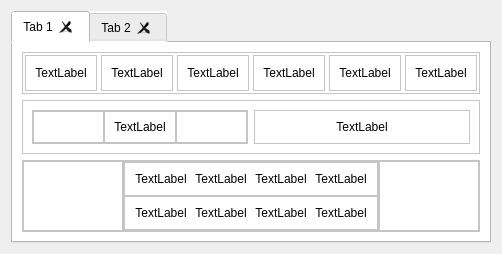
               <widget class="QWidget" name="anal">
                <layout class="QVBoxLayout" name="verticalLayout_7">
                 <item>
                  <widget class="QTabWidget" name="tabWidget">
                   <property name="styleSheet">
                    <string notr="true">background-color: rgb(255, 255, 255);</string>
                   </property>
                   <property name="tabPosition">
                    <enum>QTabWidget::North</enum>
                   </property>
                   <property name="tabShape">
                    <enum>QTabWidget::Rounded</enum>
                   </property>
                   <property name="currentIndex">
                    <number>0</number>
                   </property>
                   <property name="usesScrollButtons">
                    <bool>true</bool>
                   </property>
                   <property name="documentMode">
                    <bool>false</bool>
                   </property>
                   <property name="tabsClosable">
                    <bool>true</bool>
                   </property>
                   <property name="movable">
                    <bool>true</bool>
                   </property>
                   <widget class="QWidget" name="tab">
                    <attribute name="title">
                     <string>Tab 1</string>
                    </attribute>
                    <layout class="QVBoxLayout" name="verticalLayout_10">
                     <item>
                      <widget class="QFrame" name="frame_12">
                       <property name="maximumSize">
                        <size>
                         <width>16777215</width>
                         <height>70</height>
                        </size>
                       </property>
                       <property name="frameShape">
                        <enum>QFrame::StyledPanel</enum>
                       </property>
                       <property name="frameShadow">
                        <enum>QFrame::Raised</enum>
                       </property>
                       <layout class="QHBoxLayout" name="horizontalLayout_7">
                        <property name="spacing">
                         <number>4</number>
                        </property>
                        <property name="leftMargin">
                         <number>2</number>
                        </property>
                        <property name="topMargin">
                         <number>2</number>
                        </property>
                        <property name="rightMargin">
                         <number>2</number>
                        </property>
                        <property name="bottomMargin">
                         <number>2</number>
                        </property>
                        <item>
                         <widget class="QFrame" name="frame_13">
                          <property name="frameShape">
                           <enum>QFrame::StyledPanel</enum>
                          </property>
                          <property name="frameShadow">
                           <enum>QFrame::Raised</enum>
                          </property>
                          <layout class="QVBoxLayout" name="verticalLayout_11">
                           <item>
                            <widget class="QLabel" name="label">
                             <property name="text">
                              <string>TextLabel</string>
                             </property>
                             <property name="alignment">
                              <set>Qt::AlignCenter</set>
                             </property>
                            </widget>
                           </item>
                          </layout>
                         </widget>
                        </item>
                        <item>
                         <widget class="QFrame" name="frame_14">
                          <property name="frameShape">
                           <enum>QFrame::StyledPanel</enum>
                          </property>
                          <property name="frameShadow">
                           <enum>QFrame::Raised</enum>
                          </property>
                          <layout class="QVBoxLayout" name="verticalLayout_12">
                           <item>
                            <widget class="QLabel" name="label_2">
                             <property name="text">
                              <string>TextLabel</string>
                             </property>
                             <property name="alignment">
                              <set>Qt::AlignCenter</set>
                             </property>
                            </widget>
                           </item>
                          </layout>
                         </widget>
                        </item>
                        <item>
                         <widget class="QFrame" name="frame_15">
                          <property name="frameShape">
                           <enum>QFrame::StyledPanel</enum>
                          </property>
                          <property name="frameShadow">
                           <enum>QFrame::Raised</enum>
                          </property>
                          <layout class="QVBoxLayout" name="verticalLayout_13">
                           <item>
                            <widget class="QLabel" name="label_3">
                             <property name="text">
                              <string>TextLabel</string>
                             </property>
                             <property name="alignment">
                              <set>Qt::AlignCenter</set>
                             </property>
                            </widget>
                           </item>
                          </layout>
                         </widget>
                        </item>
                        <item>
                         <widget class="QFrame" name="frame_16">
                          <property name="frameShape">
                           <enum>QFrame::StyledPanel</enum>
                          </property>
                          <property name="frameShadow">
                           <enum>QFrame::Raised</enum>
                          </property>
                          <layout class="QVBoxLayout" name="verticalLayout_14">
                           <item>
                            <widget class="QLabel" name="label_4">
                             <property name="text">
                              <string>TextLabel</string>
                             </property>
                             <property name="alignment">
                              <set>Qt::AlignCenter</set>
                             </property>
                            </widget>
                           </item>
                          </layout>
                         </widget>
                        </item>
                        <item>
                         <widget class="QFrame" name="frame_17">
                          <property name="frameShape">
                           <enum>QFrame::StyledPanel</enum>
                          </property>
                          <property name="frameShadow">
                           <enum>QFrame::Raised</enum>
                          </property>
                          <layout class="QVBoxLayout" name="verticalLayout_15">
                           <item>
                            <widget class="QLabel" name="label_5">
                             <property name="text">
                              <string>TextLabel</string>
                             </property>
                             <property name="alignment">
                              <set>Qt::AlignCenter</set>
                             </property>
                            </widget>
                           </item>
                          </layout>
                         </widget>
                        </item>
                        <item>
                         <widget class="QFrame" name="frame_18">
                          <property name="frameShape">
                           <enum>QFrame::StyledPanel</enum>
                          </property>
                          <property name="frameShadow">
                           <enum>QFrame::Raised</enum>
                          </property>
                          <layout class="QVBoxLayout" name="verticalLayout_16">
                           <item>
                            <widget class="QLabel" name="label_6">
                             <property name="text">
                              <string>TextLabel</string>
                             </property>
                             <property name="alignment">
                              <set>Qt::AlignCenter</set>
                             </property>
                            </widget>
                           </item>
                          </layout>
                         </widget>
                        </item>
                       </layout>
                      </widget>
                     </item>
                     <item>
                      <widget class="QFrame" name="frame_6">
                       <property name="frameShape">
                        <enum>QFrame::StyledPanel</enum>
                       </property>
                       <property name="frameShadow">
                        <enum>QFrame::Raised</enum>
                       </property>
                       <layout class="QHBoxLayout" name="horizontalLayout_5">
                        <item>
                         <widget class="QFrame" name="frame_9">
                          <property name="frameShape">
                           <enum>QFrame::StyledPanel</enum>
                          </property>
                          <property name="frameShadow">
                           <enum>QFrame::Raised</enum>
                          </property>
                          <layout class="QHBoxLayout" name="horizontalLayout_9">
                           <property name="spacing">
                            <number>0</number>
                           </property>
                           <property name="leftMargin">
                            <number>0</number>
                           </property>
                           <property name="topMargin">
                            <number>0</number>
                           </property>
                           <property name="rightMargin">
                            <number>0</number>
                           </property>
                           <property name="bottomMargin">
                            <number>0</number>
                           </property>
                           <item>
                            <widget class="QFrame" name="frame_26">
                             <property name="maximumSize">
                              <size>
                               <width>100</width>
                               <height>16777215</height>
                              </size>
                             </property>
                             <property name="frameShape">
                              <enum>QFrame::StyledPanel</enum>
                             </property>
                             <property name="frameShadow">
                              <enum>QFrame::Raised</enum>
                             </property>
                            </widget>
                           </item>
                           <item>
                            <widget class="QFrame" name="frame_27">
                             <property name="frameShape">
                              <enum>QFrame::StyledPanel</enum>
                             </property>
                             <property name="frameShadow">
                              <enum>QFrame::Raised</enum>
                             </property>
                             <layout class="QHBoxLayout" name="horizontalLayout_10">
                              <property name="spacing">
                               <number>0</number>
                              </property>
                              <property name="leftMargin">
                               <number>0</number>
                              </property>
                              <property name="topMargin">
                               <number>0</number>
                              </property>
                              <property name="rightMargin">
                               <number>0</number>
                              </property>
                              <property name="bottomMargin">
                               <number>0</number>
                              </property>
                              <item>
                               <widget class="QLabel" name="label_9">
                                <property name="text">
                                 <string>TextLabel</string>
                                </property>
                                <property name="alignment">
                                 <set>Qt::AlignCenter</set>
                                </property>
                               </widget>
                              </item>
                             </layout>
                            </widget>
                           </item>
                           <item>
                            <widget class="QFrame" name="frame_28">
                             <property name="maximumSize">
                              <size>
                               <width>100</width>
                               <height>16777215</height>
                              </size>
                             </property>
                             <property name="frameShape">
                              <enum>QFrame::StyledPanel</enum>
                             </property>
                             <property name="frameShadow">
                              <enum>QFrame::Raised</enum>
                             </property>
                            </widget>
                           </item>
                          </layout>
                         </widget>
                        </item>
                        <item>
                         <widget class="QFrame" name="frame_8">
                          <property name="frameShape">
                           <enum>QFrame::StyledPanel</enum>
                          </property>
                          <property name="frameShadow">
                           <enum>QFrame::Raised</enum>
                          </property>
                          <layout class="QVBoxLayout" name="verticalLayout_18">
                           <item>
                            <widget class="QLabel" name="label_16">
                             <property name="text">
                              <string>TextLabel</string>
                             </property>
                             <property name="alignment">
                              <set>Qt::AlignCenter</set>
                             </property>
                            </widget>
                           </item>
                          </layout>
                         </widget>
                        </item>
                       </layout>
                      </widget>
                     </item>
                     <item>
                      <widget class="QFrame" name="frame_7">
                       <property name="frameShape">
                        <enum>QFrame::StyledPanel</enum>
                       </property>
                       <property name="frameShadow">
                        <enum>QFrame::Raised</enum>
                       </property>
                       <layout class="QHBoxLayout" name="horizontalLayout_6">
                        <property name="spacing">
                         <number>0</number>
                        </property>
                        <property name="leftMargin">
                         <number>0</number>
                        </property>
                        <property name="topMargin">
                         <number>0</number>
                        </property>
                        <property name="rightMargin">
                         <number>0</number>
                        </property>
                        <property name="bottomMargin">
                         <number>0</number>
                        </property>
                        <item>
                         <widget class="QFrame" name="frame_10">
                          <property name="maximumSize">
                           <size>
                            <width>100</width>
                            <height>16777215</height>
                           </size>
                          </property>
                          <property name="frameShape">
                           <enum>QFrame::StyledPanel</enum>
                          </property>
                          <property name="frameShadow">
                           <enum>QFrame::Raised</enum>
                          </property>
                         </widget>
                        </item>
                        <item>
                         <widget class="QFrame" name="frame_11">
                          <property name="frameShape">
                           <enum>QFrame::StyledPanel</enum>
                          </property>
                          <property name="frameShadow">
                           <enum>QFrame::Raised</enum>
                          </property>
                          <layout class="QVBoxLayout" name="verticalLayout_20">
                           <property name="spacing">
                            <number>0</number>
                           </property>
                           <property name="leftMargin">
                            <number>0</number>
                           </property>
                           <property name="topMargin">
                            <number>0</number>
                           </property>
                           <property name="rightMargin">
                            <number>0</number>
                           </property>
                           <property name="bottomMargin">
                            <number>0</number>
                           </property>
                           <item>
                            <widget class="QFrame" name="frame_30">
                             <property name="frameShape">
                              <enum>QFrame::StyledPanel</enum>
                             </property>
                             <property name="frameShadow">
                              <enum>QFrame::Raised</enum>
                             </property>
                             <layout class="QHBoxLayout" name="horizontalLayout_11">
                              <item>
                               <widget class="QLabel" name="label_7">
                                <property name="text">
                                 <string>TextLabel</string>
                                </property>
                                <property name="alignment">
                                 <set>Qt::AlignCenter</set>
                                </property>
                               </widget>
                              </item>
                              <item>
                               <widget class="QLabel" name="label_8">
                                <property name="text">
                                 <string>TextLabel</string>
                                </property>
                                <property name="alignment">
                                 <set>Qt::AlignCenter</set>
                                </property>
                               </widget>
                              </item>
                              <item>
                               <widget class="QLabel" name="label_10">
                                <property name="text">
                                 <string>TextLabel</string>
                                </property>
                                <property name="alignment">
                                 <set>Qt::AlignCenter</set>
                                </property>
                               </widget>
                              </item>
                              <item>
                               <widget class="QLabel" name="label_11">
                                <property name="text">
                                 <string>TextLabel</string>
                                </property>
                                <property name="alignment">
                                 <set>Qt::AlignCenter</set>
                                </property>
                               </widget>
                              </item>
                             </layout>
                            </widget>
                           </item>
                           <item>
                            <widget class="QFrame" name="frame_31">
                             <property name="frameShape">
                              <enum>QFrame::StyledPanel</enum>
                             </property>
                             <property name="frameShadow">
                              <enum>QFrame::Raised</enum>
                             </property>
                             <layout class="QHBoxLayout" name="horizontalLayout_12">
                              <item>
                               <widget class="QLabel" name="label_12">
                                <property name="text">
                                 <string>TextLabel</string>
                                </property>
                                <property name="alignment">
                                 <set>Qt::AlignCenter</set>
                                </property>
                               </widget>
                              </item>
                              <item>
                               <widget class="QLabel" name="label_13">
                                <property name="text">
                                 <string>TextLabel</string>
                                </property>
                                <property name="alignment">
                                 <set>Qt::AlignCenter</set>
                                </property>
                               </widget>
                              </item>
                              <item>
                               <widget class="QLabel" name="label_14">
                                <property name="text">
                                 <string>TextLabel</string>
                                </property>
                                <property name="alignment">
                                 <set>Qt::AlignCenter</set>
                                </property>
                               </widget>
                              </item>
                              <item>
                               <widget class="QLabel" name="label_15">
                                <property name="text">
                                 <string>TextLabel</string>
                                </property>
                                <property name="alignment">
                                 <set>Qt::AlignCenter</set>
                                </property>
                               </widget>
                              </item>
                             </layout>
                            </widget>
                           </item>
                          </layout>
                         </widget>
                        </item>
                        <item>
                         <widget class="QFrame" name="frame_29">
                          <property name="maximumSize">
                           <size>
                            <width>100</width>
                            <height>16777215</height>
                           </size>
                          </property>
                          <property name="frameShape">
                           <enum>QFrame::StyledPanel</enum>
                          </property>
                          <property name="frameShadow">
                           <enum>QFrame::Raised</enum>
                          </property>
                         </widget>
                        </item>
                       </layout>
                      </widget>
                     </item>
                    </layout>
                   </widget>
                   <widget class="QWidget" name="tab_2">
                    <attribute name="title">
                     <string>Tab 2</string>
                    </attribute>
                   </widget>
                  </widget>
                 </item>
                </layout>
               </widget>
